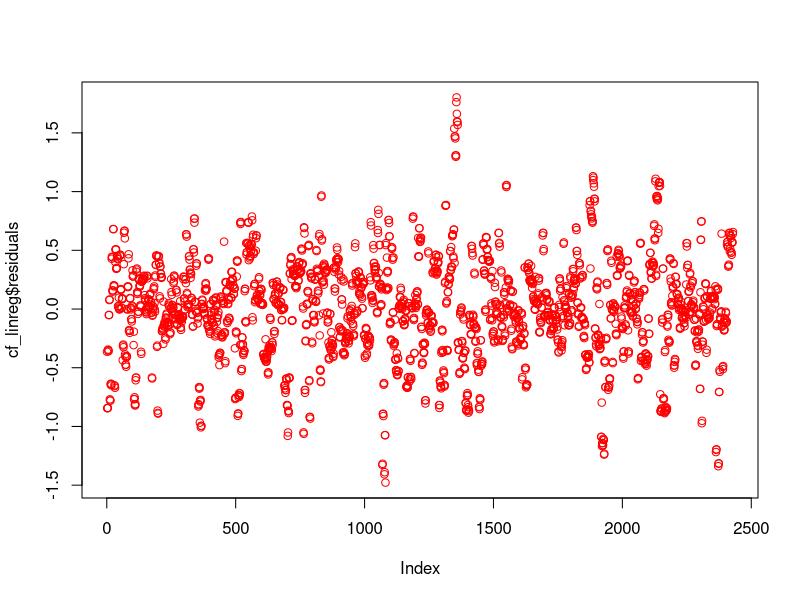

This chart was generated by the following R code: (Note: this script raises an error after producing the figure.)
## ---- chunk 1
library(MASS) # includes two pima data sets
library(tidyverse)
library(caret) # An extremely useful library, but here we'll just use it for splitting
# training data
library(corrplot)
## ---- chunk 2
train_cf <- read.csv('TrainTestDatasets/Train_CaseFatality.csv', header = TRUE)
test_cf <- read.csv('TrainTestDatasets/Test_CaseFatality.csv', header = TRUE)
train_ir <- read.csv('TrainTestDatasets/Train_Incident.csv', header = TRUE)
test_ir <- read.csv('TrainTestDatasets/Test_Incident.csv', header = TRUE)
## ---- chunk 3
cf_linreg = lm(Case_Fatality_Ratio~., data = subset(train_cf, select = -c(Incident_Rate, Confirmed, Deaths, Total_Test_Results, Testing_Rate)))
cf_linreg

plot(cf_linreg$residuals, col = 'red')
## ---- chunk 4
# Predict values
lm_preds = predict(cf_linreg, test_cf)
prediction_df = bind_cols("Actual" = test_cf$Case_Fatality_Ratio, 
                          "Predictions" = lm_preds)
prediction_df

# Calculate the percent error
percent_error_ir = (abs(prediction_df$Predictions-prediction_df$Actual)/prediction_df$Actual)*100
mean(percent_error)
print(percent_error)
## ---- chunk 5
ir_linreg = lm(Incident_Rate~., data = subset(train_cf, select = -c(Case_Fatality_Ratio, Confirmed, Deaths, Total_Test_Results, Testing_Rate)))
ir_linreg

plot(ir_linreg$residuals, col = 'red')
## ---- chunk 6
# Predict values
lm_preds_ir = predict(ir_linreg, test_ir)
prediction_df_ir = bind_cols("Actual" = test_ir$Incident_Rate, 
                             "Predictions" = lm_preds_ir)
prediction_df_ir

# Calculate the percent error
percent_error_ir = (abs(prediction_df_ir$Predictions-prediction_df_ir$Actual)/prediction_df_ir$Actual)*100
mean(percent_error_ir)
print(percent_error_ir)
